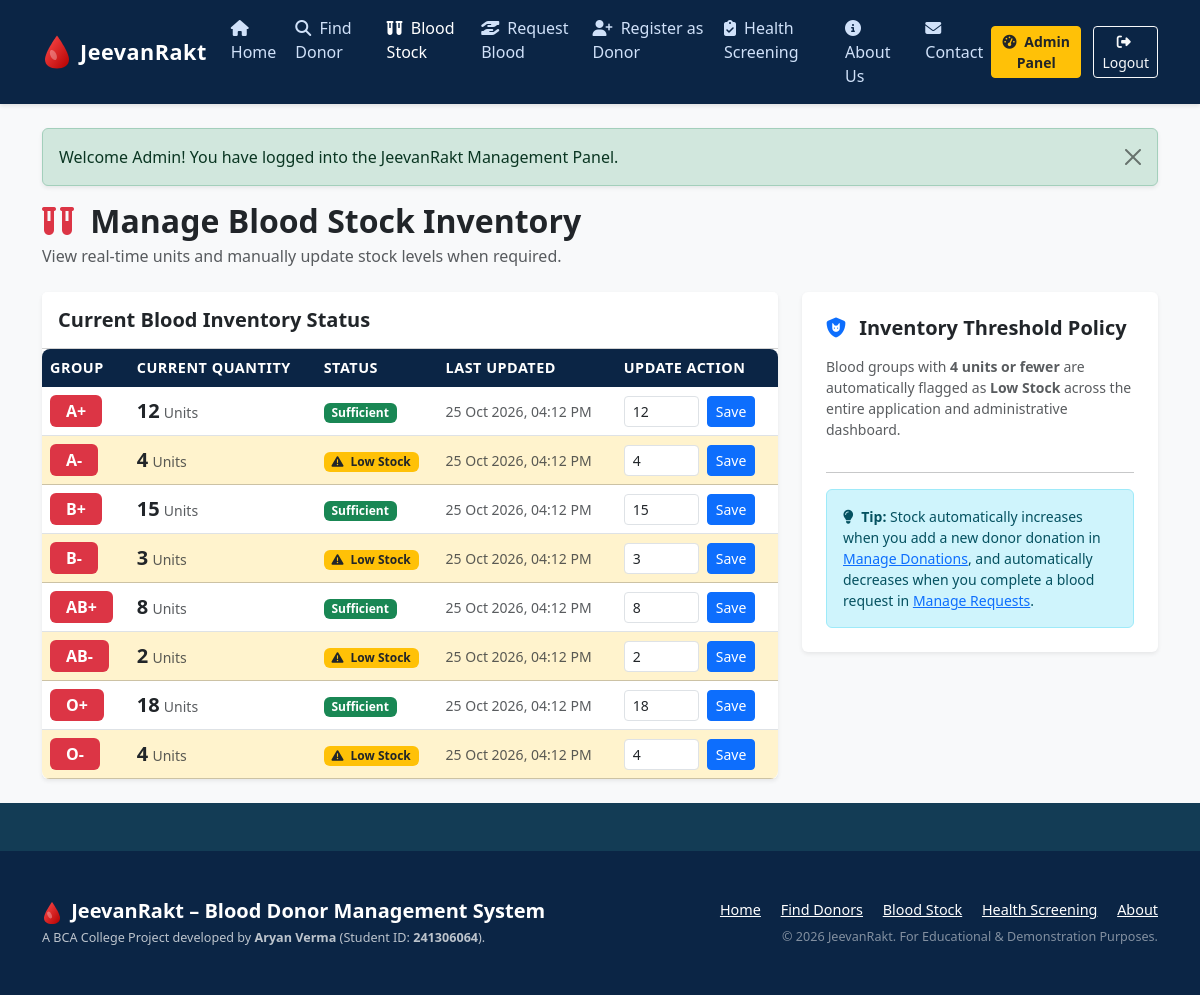
/admin/blood-stock.php (signed in), run on the app's committed database.
### tables this page shows
CREATE TABLE `blood_stock` (
  `id` INT AUTO_INCREMENT PRIMARY KEY,
  `blood_group` ENUM('A+', 'A-', 'B+', 'B-', 'AB+', 'AB-', 'O+', 'O-') NOT NULL UNIQUE,
  `quantity` INT NOT NULL DEFAULT 0,
  `updated_at` TIMESTAMP DEFAULT CURRENT_TIMESTAMP ON UPDATE CURRENT_TIMESTAMP
);

### admin/blood-stock.php (the view, shortened to what this page needs)
<?php
require_once __DIR__ . '/../includes/header.php';
try {
    $stmt = $pdo->query("SELECT * FROM blood_stock ORDER BY blood_group ASC");
    $stockList = $stmt->fetchAll();
} catch (PDOException $e) {
    $stockList = [];
}
?>
<div class="d-flex justify-content-between align-items-center mb-4">
    <div>
        <h2 class="fw-bold text-dark mb-1">
            <i class="fa-solid fa-vials text-danger me-2"></i> Manage Blood Stock Inventory
        </h2>
        <p class="text-muted mb-0">View real-time units and manually update stock levels when required.</p>
    </div>
</div>
<div class="row g-4">
    <div class="col-lg-8">
        <div class="card border-0 shadow-sm">
            <div class="card-header bg-white py-3">
                <h5 class="mb-0 fw-bold text-dark">Current Blood Inventory Status</h5>
            </div>
            <div class="card-body p-0">
                <div class="table-responsive">
                    <table class="table table-hover align-middle mb-0 custom-table">
                        <thead>
                            <tr>
                                <th>Group</th>
                                <th>Current Quantity</th>
                                <th>Status</th>
                                <th>Last Updated</th>
                                <th>Update Action</th>
                            </tr>
                        </thead>
                        <tbody>
                            <?php foreach ($stockList as $st): ?>
                                <?php $isLow = $st['quantity'] <= 4; ?>
                                <tr class="<?= $isLow ? 'table-warning' : '' ?>">
                                    <td>
                                        <span class="badge bg-danger fs-6 px-3 py-2"><?= htmlspecialchars($st['blood_group']) ?></span>
                                    </td>
                                    <td>
                                        <strong class="fs-5 text-dark"><?= (int)$st['quantity'] ?></strong> <small class="text-muted">Units</small>
                                    </td>
                                    <td>
                                        <?php if ($isLow): ?>
                                            <span class="badge bg-warning text-dark"><i class="fa-solid fa-triangle-exclamation me-1"></i> Low Stock</span>
                                        <?php else: ?>
                                            <span class="badge bg-success">Sufficient</span>
                                        <?php endif; ?>
                                    </td>
                                    <td class="small text-muted"><?= date('d M Y, h:i A', strtotime($st['updated_at'])) ?></td>
                                    <td>
                                        <form action="blood-stock.php" method="POST" class="d-flex gap-2 align-items-center">
                                            <input type="number" name="quantity" class="form-control form-control-sm" value="<?= (int)$st['quantity'] ?>" min="0" max="999" style="width: 75px;">
                                            <button type="submit" class="btn btn-sm btn-primary">Save</button>
                                        </form>
                                    </td>
                                </tr>
                            <?php endforeach; ?>
                        </tbody>
                    </table>
                </div>
            </div>
        </div>
    </div>
    <div class="col-lg-4">
        <div class="card border-0 shadow-sm p-4 bg-white">
            <h5 class="fw-bold text-dark mb-3"><i class="fa-solid fa-shield-cat text-primary me-2"></i> Inventory Threshold Policy</h5>
            <p class="small text-muted mb-3">
                Blood groups with <strong>4 units or fewer</strong> are automatically flagged as <strong>Low Stock</strong> across the entire application and administrative dashboard.
            </p>
            <hr>
            <div class="alert alert-info small mb-0">
                <i class="fa-solid fa-lightbulb me-1"></i> <strong>Tip:</strong> Stock automatically increases when you add a new donor donation in <a href="donations.php">Manage Donations</a>, and automatically decreases when you complete a blood request in <a href="requests.php">Manage Requests</a>.
            </div>
        </div>
    </div>
</div>
<?php require_once __DIR__ . '/../includes/footer.php'; ?>

### css/style.css (style rules this page uses)
:root { --primary-blue: #0b2545; --secondary-blue: #133c55; --light-blue-bg: #f0f7ff; --card-blue-bg: #e8f4f8; --blood-red: #dc3545; --blood-red-dark: #b02a37; --blood-red-light: #f8d7da; --text-dark: #212529; --text-muted: #6c757d; }
body { font-family: 'Segoe UI', system-ui, -apple-system, sans-serif; background-color: #f8f9fa; color: var(--text-dark); display: flex; flex-direction: column; min-height: 100vh; }
.custom-table { background-color: #ffffff; border-radius: 8px; overflow: hidden; box-shadow: 0 1px 3px rgba(0,0,0,0.05); }
.custom-table th { background-color: var(--primary-blue); color: #ffffff; font-weight: 600; font-size: 0.9rem; text-transform: uppercase; letter-spacing: 0.5px; border: none; }

### data on the page
blood_stock: blood_group "A+", quantity "12", shows "Sufficient", updated_at "25 Oct 2026, 04:12 PM"
blood_stock: blood_group "A-", quantity "4", shows "Low Stock", updated_at "25 Oct 2026, 04:12 PM"
blood_stock: blood_group "B+", quantity "15", shows "Sufficient", updated_at "25 Oct 2026, 04:12 PM"
blood_stock: blood_group "B-", quantity "3", shows "Low Stock", updated_at "25 Oct 2026, 04:12 PM"
blood_stock: blood_group "AB+", quantity "8", shows "Sufficient", updated_at "25 Oct 2026, 04:12 PM"
blood_stock: blood_group "AB-", quantity "2", shows "Low Stock", updated_at "25 Oct 2026, 04:12 PM"
blood_stock: blood_group "O+", quantity "18", shows "Sufficient", updated_at "25 Oct 2026, 04:12 PM"
blood_stock: blood_group "O-", quantity "4", shows "Low Stock", updated_at "25 Oct 2026, 04:12 PM"

### other printed values
$msg "Welcome Admin! You have logged into the JeevanRakt Management Panel."
